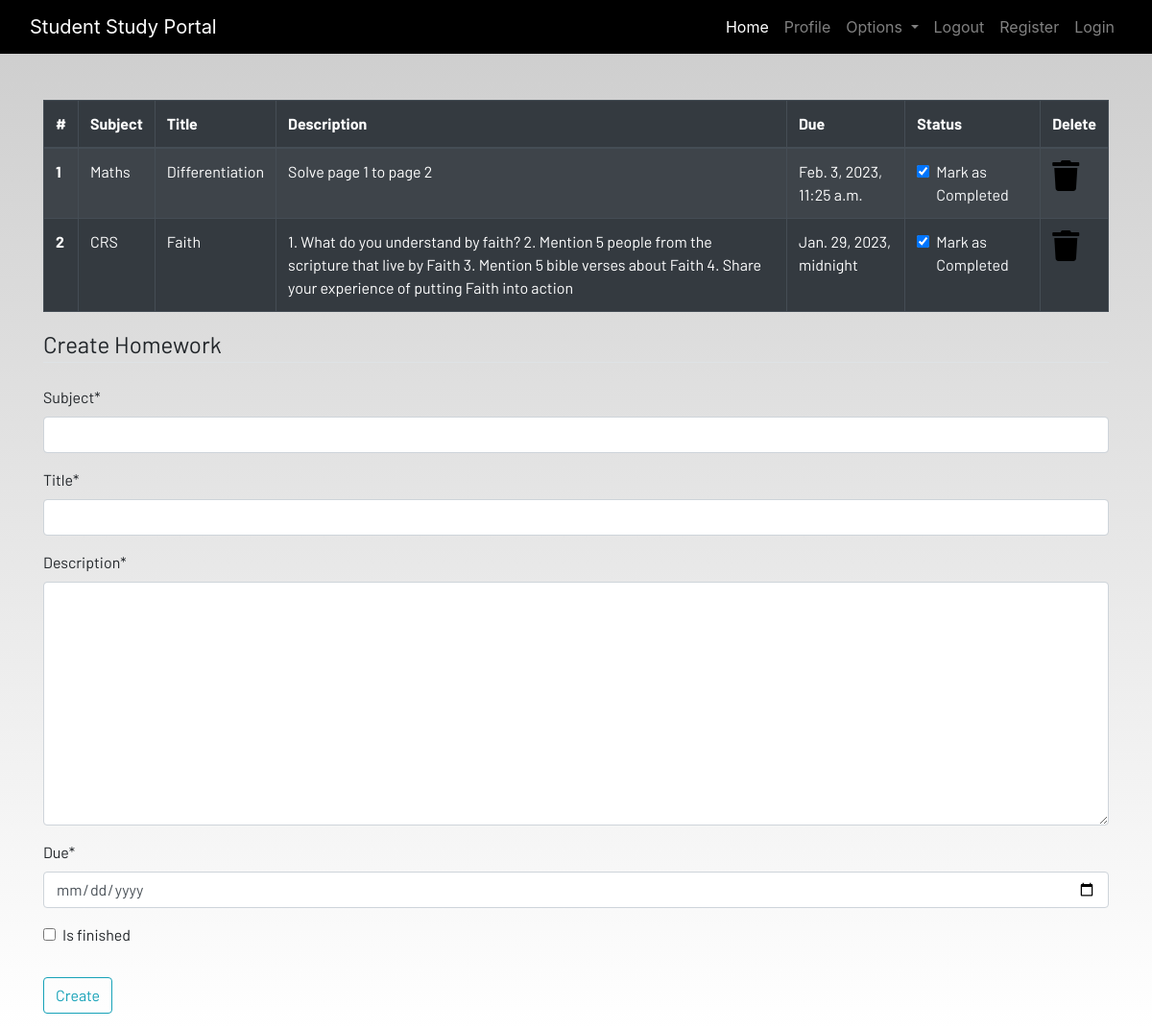
The page /homework (signed in) on the database its author committed.
### dashboard/models.py (models this page shows, shortened)
class Homework(models.Model):
    user = models.ForeignKey(User, on_delete=models.CASCADE)
    subject = models.CharField(max_length=50)
    title=models.CharField(max_length=100)
    description=models.TextField()
    due=models.DateTimeField()
    is_finished=models.BooleanField(default=False)

### dashboard/views.py (the view)
# urls.py: path('homework', views.homework, name="homework"),
def homework(request):
    if request.method == 'POST':
        form = HomeworkForm(request.POST)
        if form.is_valid():
            try:
                finished = request.POST['is_finished']
                if finished == 'on':
                    finished = True
                else:
                    finished = False
            except:
                finished = False
            homeworks = Homework(
                user = request.user,
                subject = request.POST['subject'],
                title = request.POST['title'],
                description = request.POST['description'],
                due = request.POST['due'],
                is_finished = finished
            )
            homeworks.save()
            messages.success(request, f"Homework added from {request.user.username}!!")
    else:
        form = HomeworkForm
    homework=Homework.objects.filter(user=request.user)
    if len(homework) == 0:
        homework_done = True
    else:
        homework_done = False
    context = {
        'homeworks':homework,
        'homeworks_done':homework_done,
        'form':form
    }
    return render(request, 'dashboard/homework.html', context)

### dashboard/templates/dashboard/homework.html (shortened to what this page needs)
{% extends 'dashboard/base.html' %}
{% load static %}
{% load crispy_forms_tags %}
{% block content %}
<div class="container">
    {% if not homework_done %}
    <table class="table table-striped table-bordered table-hover table-dark">
        <thead>
            <tr>
                <th scope="col">#</th>
                <th scope="col">Subject</th>
                <th scope="col">Title</th>
                <th scope="col">Description</th>
                <th scope="col">Due</th>
                <th scope="col">Status</th>
                <th scope="col">Delete</th>
            </tr>
        </thead>
        <tbody>
            {% for homework in homeworks  %}
            <tr>
                <th scope="row">{{forloop.counter}}</th>
                <td>{{homework.subject}}</td>
                <td>{{homework.title}}</td>
                <td>{{homework.description}}</td>
                <td>{{homework.due}}</td>
                <td>
                    <a href="{% url 'dashboard:updatehomework' homework.id %}">
                        <div class="form-check">
                            {% if homework.is_finished == True %}
                            <input class="form-check-input" type="checkbox" value="" checked>
                            {% else %}
                            <input class="form-check-input" type="checkbox" value="">
                            {% endif %}
                            <label class="form-check-label text-light" for="flexCheckDefault">
                                Mark as Completed
                            </label>
                        </div>
                    </a>
                </td>
                <td><a href="{% url 'dashboard:delhomework' homework.id %}"><i class="fa fa-trash fa-2x"></i></a></td>
            </tr>
            {% endfor %}
        </tbody>
    </table>
    {% else %}
    <h4>All homeworks are completed!! Create to have more!!</h4>
    {% endif %}
</div>
<div class=" container">
    <form method="POST">
        <fieldset class="form-group">
            <legend class="border-bottom mb-4">Create Homework</legend>
            {{form|crispy}}
        </fieldset>
        <div class="form-group">
            <button href="" class="btn btn-outline-info" type="submit">
                Create
            </button>
        </div>
    </form>
</div>
{% endblock content %}

### dashboard/static/dashboard/css/main.css (style rules this page uses)
html { scroll-behavior: smooth; height: 100%; width: 100%; }
a { text-decoration: none !important; color: black; }
html, body { max-width: 100%; overflow-x: hidden; height: 100%; width: 100%; }
body { background: linear-gradient(rgba(0, 0, 0, 0.2), rgba(255, 255, 255, 0.5)); overflow-x: hidden; background-repeat: no-repeat; }
.fa { color: black; }

### rows shown on the page
Homework: subject "Maths", title "Differentiation", description "Solve page 1 to page 2", due "Feb. 3, 2023, 11:25 a.m."
Homework: subject "CRS", title "Faith", description "1. What do you understand by faith? 2. Mention 5 people from the scripture that live by Faith 3. Mention 5 bible verses about Faith 4. Share your experience of putting Faith into action", due "Jan. 29, 2023, midnight"
